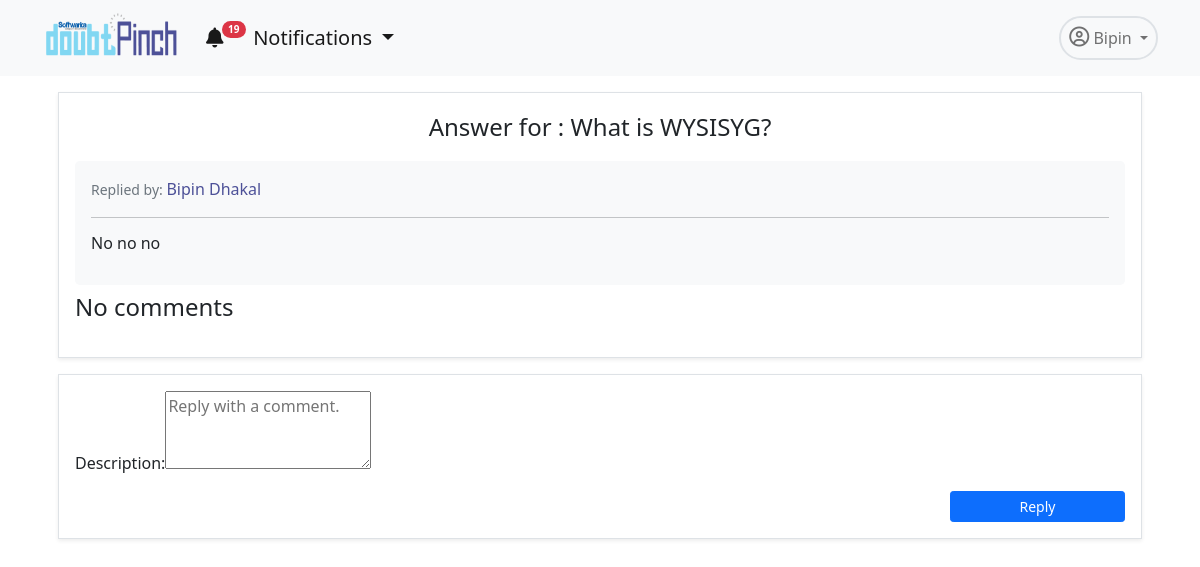
Page /app/comment/26 (signed in) on the committed database.
### accounts/models.py (models this page shows, shortened)
class User(AbstractUser):
    username = None#models.CharField(max_length=255, null=True, blank=True)
    email = models.EmailField(
        verbose_name='email address',
        max_length=255,
        unique=True,
    )
    profile_pic= models.ImageField(upload_to='admin_pics', null=True, blank=True)
    email_confirmed = models.BooleanField(default=False) #initially this field is false but will se chan
    is_active = models.BooleanField(default=False)
    is_staff = models.BooleanField(default=False) # a admin user; non super-user
    is_admin = models.BooleanField(default=False)
    is_seller = models.BooleanField(default=False)
    is_customer = models.BooleanField(default=False)
    description=models.TextField(null=True)
    USERNAME_FIELD = 'email'
    REQUIRED_FIELDS = [] #emaila nd password are required fields and first name and last name is inherited from the user creation model
    object = UserManager()

### dpapp/models.py (models this page shows, shortened)
class Answer(models.Model):
    user= models.ForeignKey(User, on_delete=models.CASCADE, related_name='answerer')
    doubt=models.ForeignKey(Doubt,on_delete=models.CASCADE)
    description=models.TextField(null=True)
    created_on = models.DateTimeField(default=datetime.now, blank=True)
    updated=models.BooleanField(default=False)

class Doubt(models.Model):
    user= models.ForeignKey(User,on_delete=models.CASCADE)
    title= models.TextField(null=False)
    description=models.TextField(null=True, blank=True)
    created_on = models.DateTimeField(default=datetime.now, blank=True)
    views= models.IntegerField(default=0)
    tags = TaggableManager()
    def __str__(self):
        return self.title

### dpapp/views.py (the view, shortened to what this page needs)
# urls.py: path('comment/<int:id>',CommentView.as_view(),name='comment'),
@method_decorator(login_required, name='dispatch')
class CommentView(TemplateView):
    template_name="dpapp/comments.html"
    def get_context_data(self, **kwargs):
        context = super(CommentView, self).get_context_data(**kwargs)
        answer_id= self.kwargs['id']
        answer= Answer.objects.get(id=answer_id)
        comments= Comment.objects.filter(answer=answer)
        paginator= Paginator(comments,10)
        page = self.request.GET.get('page')
        try:
            comments = paginator.page(page)
        except PageNotAnInteger:
            comments = paginator.page(1)
        except EmptyPage:
            comments = paginator.page(paginator.num_pages)
        context.update({'comments':comments,'answer':answer, 'form':CommentForm, 'page':page})
        return context

### dpapp/blognav.py (called while the page is built)
def navbar(request):
    if not request.user.is_anonymous:
        user=request.user
        notifications = Notification.objects.filter(user=user).order_by('-id')[:5]
        noti_count = Notification.objects.filter(user=user, is_seen=False).count()
        return {'nav_notifications': notifications,'noti_count':noti_count}
    return {'nav_notifications': '0','noti_count':0}

### templates/dpapp/comments.html (shortened to what this page needs)
{% extends 'dpapp/base.html' %}
{% load static %}
{% load bootstrap %}
        {% block navbar%}
        <link rel="stylesheet" href="{% static 'dpapp/css/paginate.css' %}">
        <div class="container">
            <div class=" mt-3 ">
                <div class="col border shadow-sm p-3 mx-3 mb-3">
                    <p class="fw-light fs-4 text-center">Answer for : <b><a class="text-decoration-none text-dark" href="{% url 'dpapp:detail' answer.doubt.id %}">{{answer.doubt}}</a></b></p>
                    <div class="mt-1">
                        <div class="bg-light mt-2 p-3 rounded-3  ">
                            <small class="text-muted">Replied by: <span class="fs-6 text-pinch">{{answer.user.first_name}} {{answer.user.last_name}}</span></small><hr>
                            <p class="h6 text-dark mb-3">{{answer.description|safe}}</p>
                        </div>
                    </div>
                    {% if answer.comment_set.count == 0 %}
                    <p class="fw-light fs-4 text-left mt-1">No comments</p>
                    {% elif answer.comment_set.count == 1 %}
                    <p class="fw-light fs-4 text-left mt-1">{{answer.comment_set.count}} comment:</p>
                    {%else%}
                    <p class="fw-light fs-4 text-left mt-1">{{answer.comment_set.count}} comments:</p>
                    {%endif%}
                </div>
                <div class="mt-3   mx-3 border shadow-sm p-3  mb-3">
                    <form method="post" enctype="multipart/form-data">
                        {{form|bootstrap}}
                        <div class="d-flex justify-content-end mt-3">
                            <button type="submit" class="btn btn-primary btn-sm col-2 fw-light"
                                onclick="return confirm ('You cannot edit the comment once it get published.')">Reply</button>
                        </div>
                    </form>
                </div>
            </div>
        </div>
{% endblock %}

### templates/dpapp/base.html (shortened to what this page needs)
<!DOCTYPE html>
{% load static %}
{% load humanize %}
<html lang="en">
    <head>
        <link href="https://cdn.jsdelivr.net/npm/bootstrap@5.0.1/dist/css/bootstrap.min.css" rel="stylesheet"
 />
        <link href="{% static 'dpapp/downhover/css/animate.min.css' %}" rel="stylesheet">
        <link href="{% static 'dpapp/downhover/css/bootstrap-dropdownhover.min.css' %}" rel="stylesheet">
    </head>
    <body>
        <nav class="navbar navbar-expand-lg navbar-light bg-light">
            <div class="container">
                <div data-tilt>
                    <a class="navbar-brand" href="{% url 'dpapp:home'%}">
                        <img src="{% static 'accounts/pics/logo.png' %}" alt="" width="140" height="60" />
                    </a>
                </div>
                <div class="collapse navbar-collapse" id="navbarNavDropdown">
                    <ul class="navbar-nav">
                        <li class="nav-item me-2">
                            <div class="dropdown ">
                                <a class="nav-link active fs-5 dropdown-toggle" id="dropdownMenuButton1" data-bs-toggle="dropdown" aria-expanded="false" aria-current="page" href="#"><i
                                    class="fas fa-bell"></i><span class="badge rounded-pill bg-danger noti-count" style="
                    font-size: 10px;
                    position: relative;
                    top: -12px;
                    left: -2px;
                  ">{{noti_count}}</span> Notifications
                            </a>
                              </div>
                        </li>
                    </ul>
                    <ul class="navbar-nav ms-auto">
                        <li class="nav-item dropdown">
                            <a class="
                  nav-link
                  dropdown-toggle
                  border
                  rounded-pill
                  border-2
                  p-2
                " href="#" id="navbarDropdownMenuLink" role="button" data-bs-toggle="dropdown" aria-expanded="false">
                                <i class="far fa-user-circle fs-5"></i> {{user.first_name}}
                            </a>
                        </li>
                    </ul>
                </div>
            </div>
        </nav>
        {% block navbar %} {% endblock %}
    </body>
</html>

### templates/dpapp/base.html (style rules this page uses)
.text-pinch { color: #4d5198; }

### rows in the picture
User: first_name "Bipin"
Answer: doubt "What is WYSISYG?", user.first_name "Bipin", user.last_name "Dhakal", description "No no no"

### other values in the picture
{{ noti_count }} "19"
